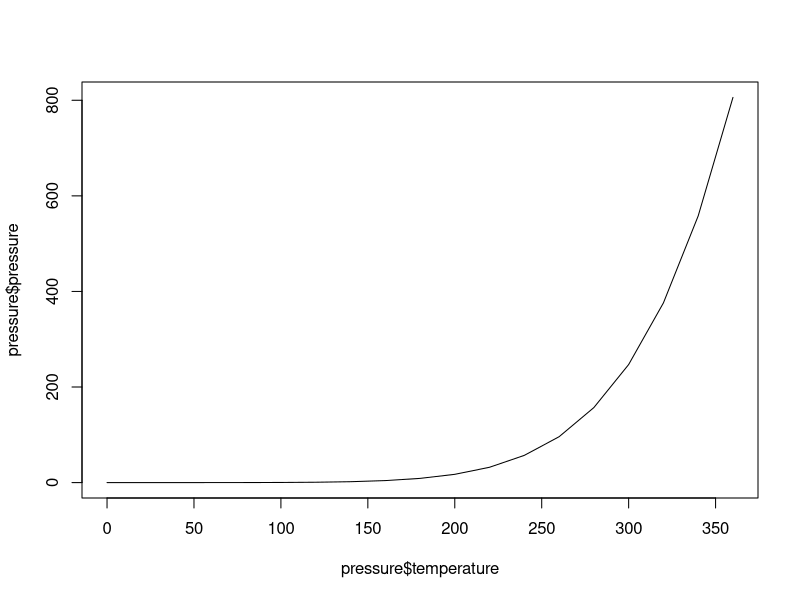
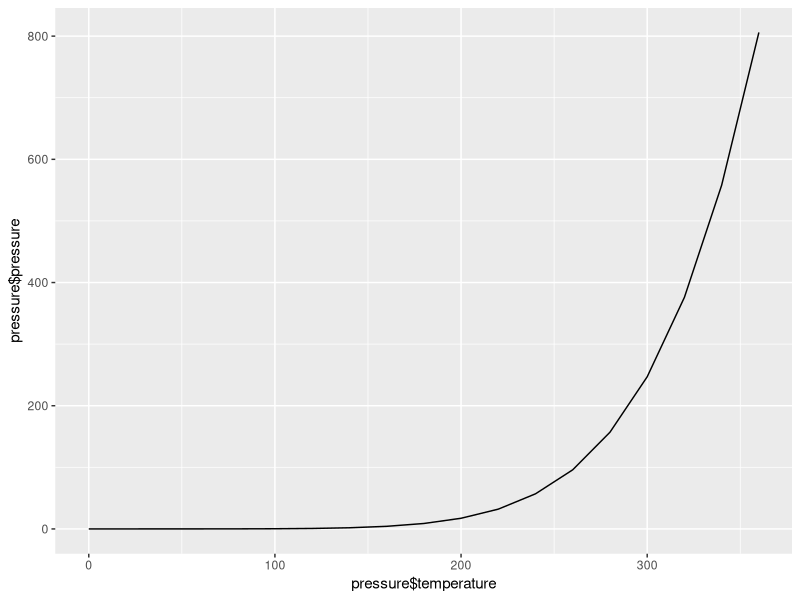
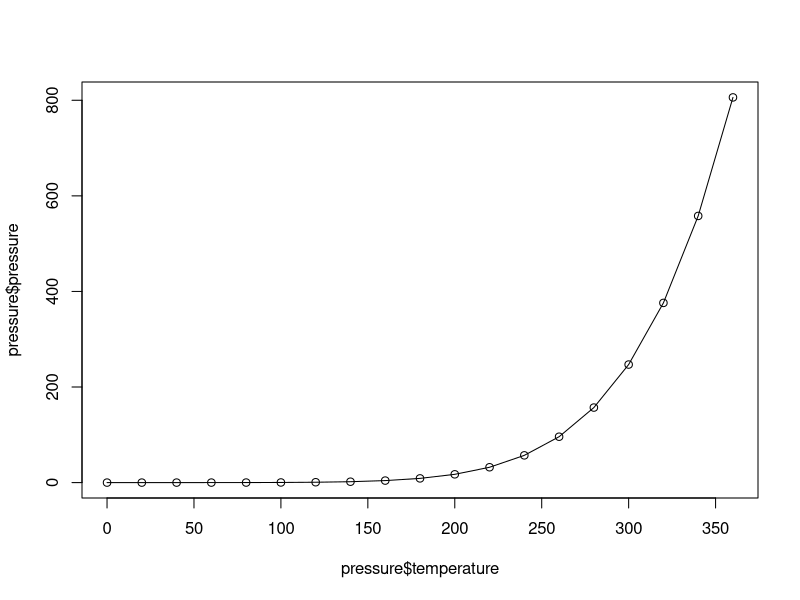
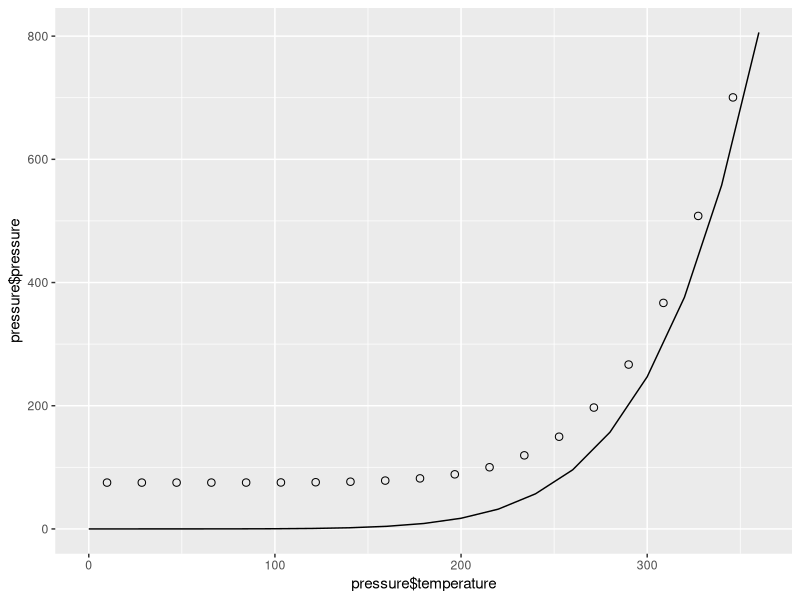
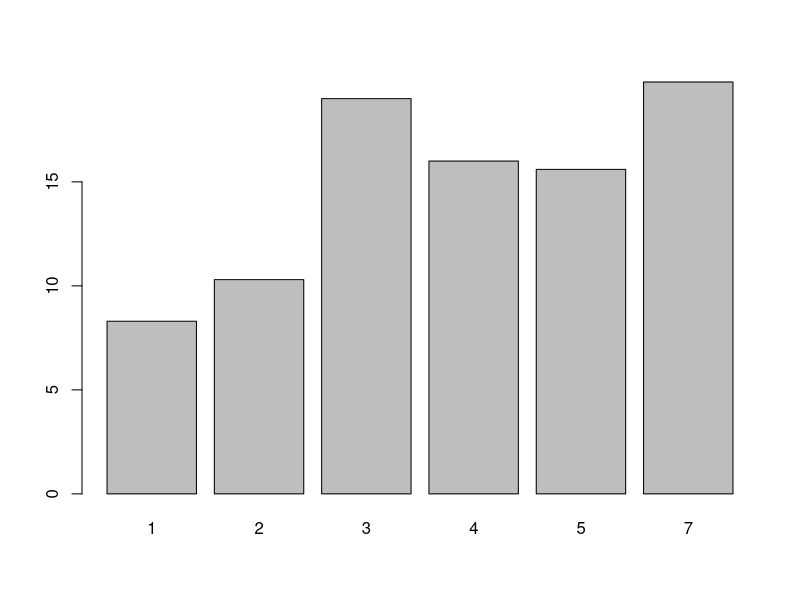
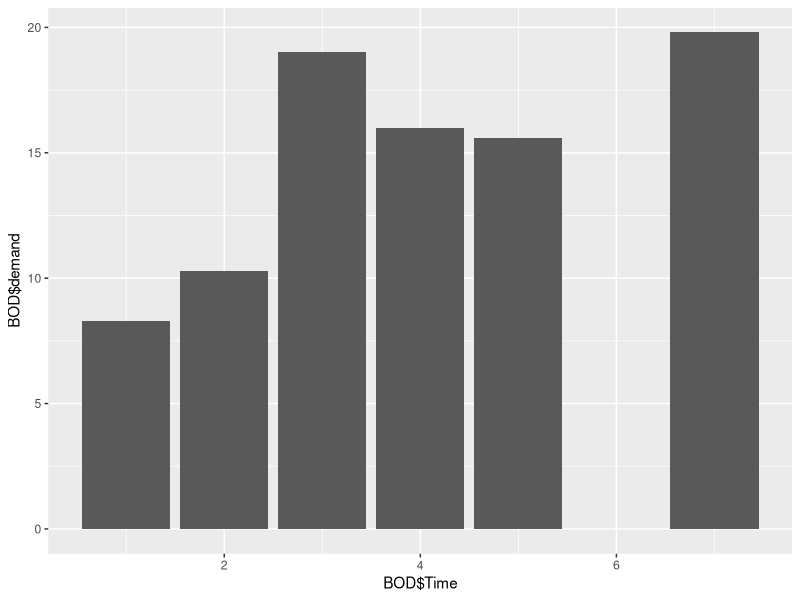
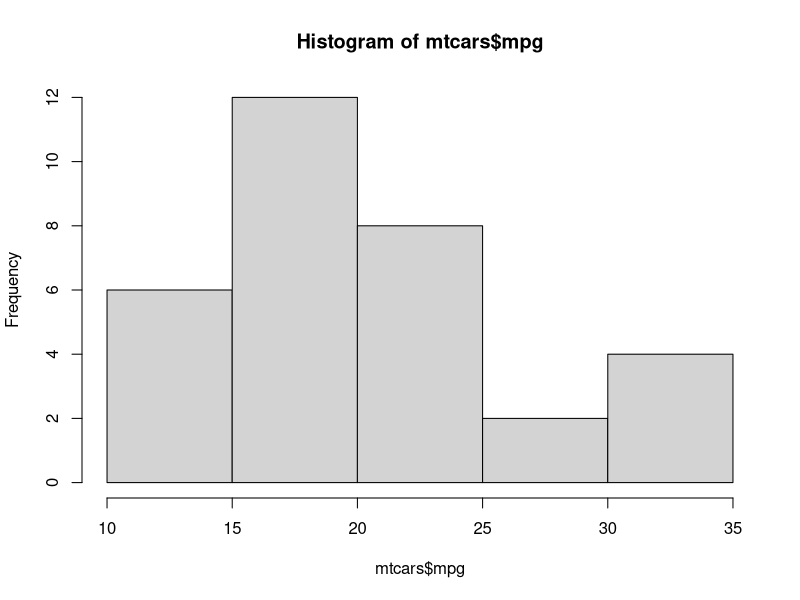
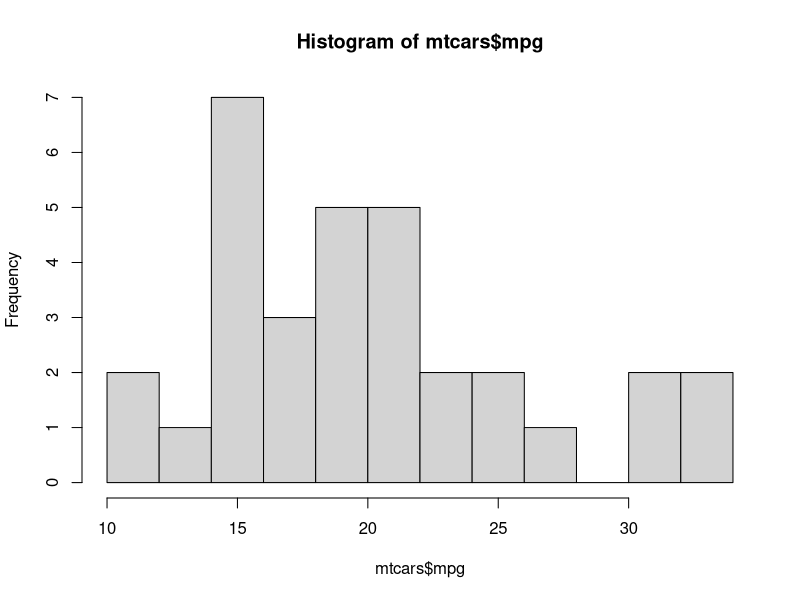

Here is the R script that generated these plots, in order:
pressure

#line plot
plot(pressure$temperature, pressure$pressure, type = "l")

library(ggplot2)
qplot(pressure$temperature, pressure$pressure, geom = "line" )

plot(pressure$temperature, pressure$pressure, type = "l")
points(pressure$temperature, pressure$pressure)

qplot(pressure$temperature, pressure$pressure, geom = "line" )
points(pressure$temperature, pressure$pressure)


#bar plot 
BOD
barplot(BOD$demand, names.arg = BOD$Time)


qplot(BOD$Time, BOD$demand, geom = "col")

#histogram plot
mtcars
hist(mtcars$mpg)
hist(mtcars$mpg, breaks = 10)

qplot(mtcars$mpg) #bindwith default 30
qplot(mpg, data = mtcars, binwidth = 4)

#box plot
ToothGrowth

boxplot(len ~ supp, data = ToothGrowth)
boxplot(len ~ supp + dose, data = ToothGrowth)

qplot(supp , len , data=ToothGrowth , geom="boxplot")
qplot(interaction(ToothGrowth$supp , ToothGrowth$dose),
      ToothGrowth$len ,
      geom="boxplot")


